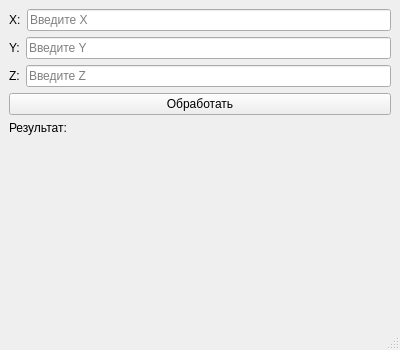
<?xml version="1.0" encoding="UTF-8"?>
<ui version="4.0">
 <class>MainWindow</class>
 <widget class="QMainWindow" name="MainWindow">
  <property name="geometry">
   <rect>
    <x>0</x>
    <y>0</y>
    <width>400</width>
    <height>350</height>
   </rect>
  </property>
  <property name="windowTitle">
   <string>Обработка трех переменных</string>
  </property>
  <widget class="QWidget" name="centralwidget">
   <layout class="QVBoxLayout" name="verticalLayout">
    <item>
     <layout class="QHBoxLayout" name="horizontalLayout">
      <item>
       <widget class="QLabel" name="label">
        <property name="text">
         <string>X:</string>
        </property>
       </widget>
      </item>
      <item>
       <widget class="QLineEdit" name="lineEditX">
        <property name="placeholderText">
         <string>Введите X</string>
        </property>
       </widget>
      </item>
     </layout>
    </item>
    <item>
     <layout class="QHBoxLayout" name="horizontalLayout_2">
      <item>
       <widget class="QLabel" name="label_2">
        <property name="text">
         <string>Y:</string>
        </property>
       </widget>
      </item>
      <item>
       <widget class="QLineEdit" name="lineEditY">
        <property name="placeholderText">
         <string>Введите Y</string>
        </property>
       </widget>
      </item>
     </layout>
    </item>
    <item>
     <layout class="QHBoxLayout" name="horizontalLayout_3">
      <item>
       <widget class="QLabel" name="label_3">
        <property name="text">
         <string>Z:</string>
        </property>
       </widget>
      </item>
      <item>
       <widget class="QLineEdit" name="lineEditZ">
        <property name="placeholderText">
         <string>Введите Z</string>
        </property>
       </widget>
      </item>
     </layout>
    </item>
    <item>
     <widget class="QPushButton" name="pushButton">
      <property name="text">
       <string>Обработать</string>
      </property>
     </widget>
    </item>
    <item>
     <widget class="QLabel" name="label_4">
      <property name="text">
       <string>Результат:</string>
      </property>
     </widget>
    </item>
    <item>
     <widget class="QLabel" name="labelResult">
      <property name="styleSheet">
       <string notr="true">font-size: 14px; color: #2c3e50;</string>
      </property>
      <property name="text">
       <string/>
      </property>
      <property name="alignment">
       <set>Qt::AlignCenter</set>
      </property>
     </widget>
    </item>
    <item>
     <spacer name="verticalSpacer">
      <property name="orientation">
       <enum>Qt::Vertical</enum>
      </property>
      <property name="sizeHint" stdset="0">
       <size>
        <width>20</width>
        <height>40</height>
       </size>
      </property>
     </spacer>
    </item>
   </layout>
  </widget>
  <widget class="QMenuBar" name="menubar">
   <property name="geometry">
    <rect>
     <x>0</x>
     <y>0</y>
     <width>400</width>
     <height>22</height>
    </rect>
   </property>
  </widget>
  <widget class="QStatusBar" name="statusbar"/>
 </widget>
 <resources/>
 <connections/>
</ui>
